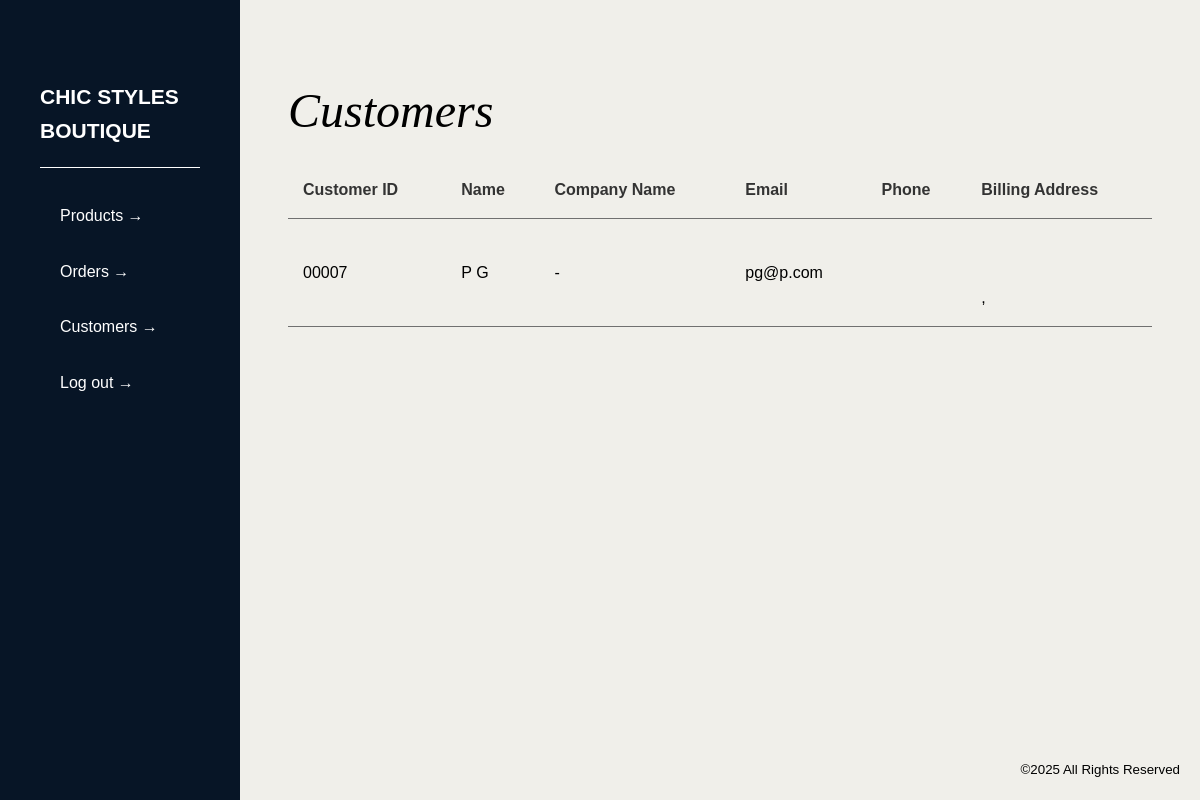
Before: /admin/dashboard/customers.php (signed in) with the older database file.
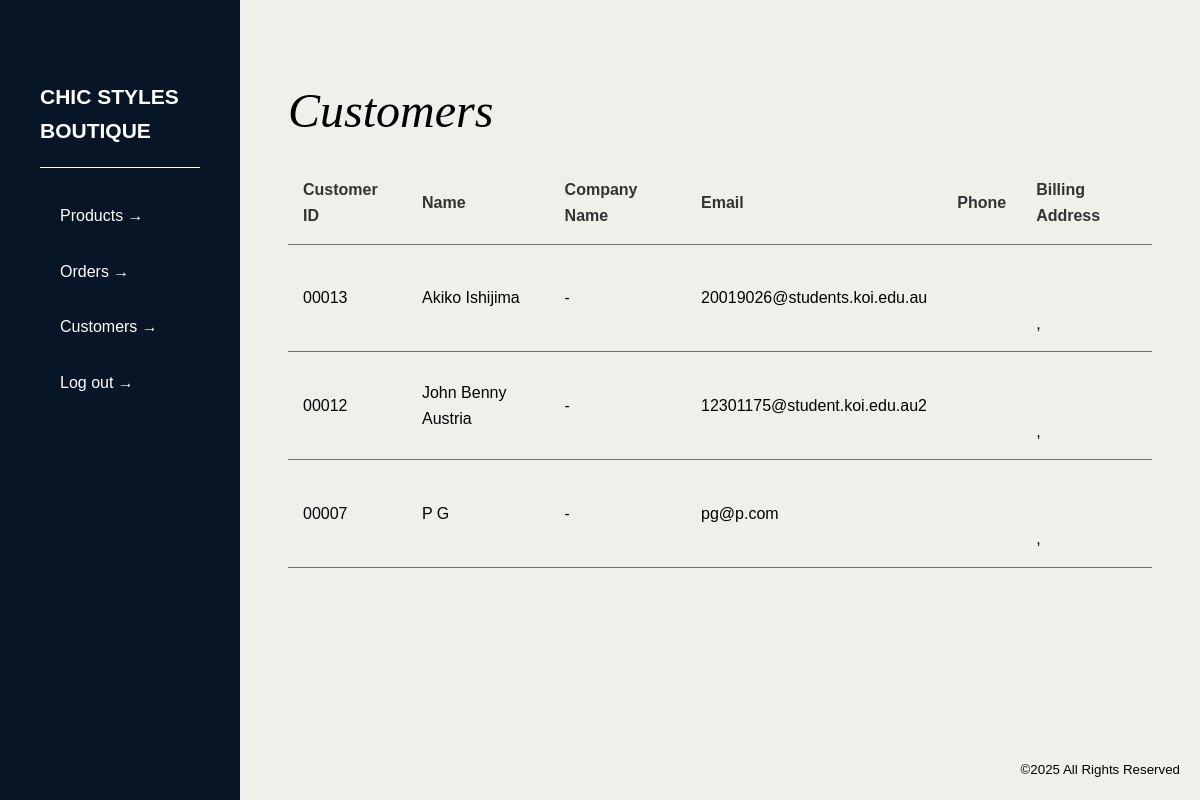
After: the same page with the newer database file.
### tables this page shows
CREATE TABLE `USER` (
  `user_id` int(11) NOT NULL,
  `user_first_name` varchar(30) NOT NULL,
  `user_last_name` varchar(30) NOT NULL,
  `user_password` varchar(150) NOT NULL,
  `user_email` varchar(50) NOT NULL,
  `user_phone` varchar(12) DEFAULT '',
  `user_role_id` int(11) NOT NULL
);

### admin/dashboard/customers.php (the view, shortened to what this page needs)
<?php
require_once '../../db_connection.php';
$sql = "
    SELECT
        u.user_id,
        u.user_first_name,
        u.user_last_name,
        u.user_email,
        u.user_phone,
        b.company_name,
        b.address_line1,
        b.address_line2,
        b.suburb,
        b.state,
        b.postcode,
        b.country
    FROM user u
    LEFT JOIN billing_address b ON u.user_id = b.user_id
    WHERE u.user_role_id = '1' -- Assuming '1' is the role ID for customers
    ORDER BY u.user_first_name ASC
";
$result = $conn->query($sql);
?>
<!DOCTYPE html>
<html lang="en">
<head>
    <link rel="stylesheet" href="../../style.css">
    <link rel="stylesheet" href="admin-dashboard.css">
</head>
<body>
    <div class="flex">
        <?php include 'sidebar.php'; ?>
        <div class="flex2">
            <main>
                <h2>Customers</h2>
                <div class="scrollable-table">
                    <table class="product-table">
                        <thead>
                            <tr>
                                <th>Customer ID</th>
                                <th>Name</th>
                                <th>Company Name</th>
                                <th>Email</th>
                                <th>Phone</th>
                                <th>Billing Address</th>
                            </tr>
                        </thead>
                        <tbody>
                            <?php if ($result->num_rows > 0): ?>
                                <?php while ($customer = $result->fetch_assoc()): ?>
                                    <tr>
                                        <td><?php echo htmlspecialchars(str_pad($customer['user_id'], 5, '0', STR_PAD_LEFT)); ?></td>
                                        <td><?php echo htmlspecialchars($customer['user_first_name'] . ' ' . $customer['user_last_name']); ?></td>
                                        <td><?php echo htmlspecialchars($customer['company_name'] ?? '-'); ?></td>
                                        <td><?php echo htmlspecialchars($customer['user_email']); ?></td>
                                        <td><?php echo htmlspecialchars($customer['user_phone'] ?? '-'); ?></td>
                                        <td>
                                            <?php
                                                echo htmlspecialchars($customer['address_line1'] ?? '') . '<br>' .
                                                     htmlspecialchars($customer['address_line2'] ?? '') . '<br>' .
                                                     htmlspecialchars($customer['suburb'] ?? '') . ', ' .
                                                     htmlspecialchars($customer['state'] ?? '') . ' ' .
                                                     htmlspecialchars($customer['postcode'] ?? '') . '<br>' .
                                                     htmlspecialchars($customer['country'] ?? '');
                                            ?>
                                        </td>
                                    </tr>
                                <?php endwhile; ?>
                            <?php else: ?>
                                <tr>
                                    <td colspan="6">No customers found.</td>
                                </tr>
                            <?php endif; ?>
                        </tbody>
                    </table>
                </div>
            </main>
            <footer>
                <div class="container">
                    <small>©<?php echo date('Y'); ?> All Rights Reserved</small>
                </div>
            </footer>
        </div>
    </div>
</body>
</html>

### admin/dashboard/sidebar.php (shortened to what this page needs)
<aside>
    <div class="fix">
        <h1><a href="<?php echo BASE_URL; ?>admin/dashboard/index.php">CHIC STYLES BOUTIQUE</a></h1>
        <nav>
            <ul>
                <li><a href="<?php echo BASE_URL; ?>admin/dashboard/products.php">Products →</a></li>
                <li><a href="<?php echo BASE_URL; ?>admin/dashboard/orders.php">Orders →</a></li>
                <li><a href="<?php echo BASE_URL; ?>admin/dashboard/customers.php">Customers →</a></li>
                <li><a href="<?php echo BASE_URL; ?>admin/logout.php">Log out →</a></li>
            </ul>
        </nav>
    </div>
</aside>

### style.css (style rules this page uses)
* { margin: 0; padding: 0; box-sizing: border-box; }
html, body { height: 100%; font-size: 16px; font-family: "Montserrat", sans-serif; }
body { line-height: 1.6; background: #fff; color: #000; }
ul, ol { list-style: none; }
a { text-decoration: none; color: inherit; }
table { border-collapse: collapse; border-spacing: 0; }
header, footer, section, article, aside, nav, figure, figcaption { display: block; }
h2 { font-family: "Times New Roman", serif; font-style: italic; font-size: 48px; font-weight: 400; line-height: 1.3; margin-bottom: 20px; text-align: center; margin-top: 10px; }
footer { background-color: #071526; color: #fff; }
footer .container { max-width: 1360px; margin: auto; padding: 80px 20px 20px; }
footer small { display: block; text-align: right; }

### admin/dashboard/admin-dashboard.css (style rules this page uses)
body { background-color: #F0EFEA; }
.flex { display: flex; justify-content: left; height: 100%; }
.flex2 { display: flex; flex-direction: column; justify-content: space-between; width: 100%; margin-left: 20vw; }
footer { background-color: inherit; color: #000; }
footer .container { padding: 20px; }
aside { background-color: #071526; color: #fff; z-index: 1; padding: 80px 40px; width: 20vw; position: fixed; height: 100%; }
aside h1 { border-bottom: 1px solid #fff; margin-bottom: 20px; padding-bottom: 20px; font-size: 21px; }
aside nav ul li a { padding: 15px 20px; display: block; }
main { margin: 80px 0; width: 100%; padding: 0 4vw; }
main h2 { margin: 0 0 20px 0; text-align: left; }
.product-table { width: 100%; border-collapse: collapse; font-size: 16px; text-align: left; }
.product-table th, .product-table td { padding: 15px; border-bottom: 1px solid #707070; }
.product-table th { color: #333; font-weight: 600; }
.product-table td { vertical-align: middle; }

Changed rows visible on the page:
added user: user_id "00013", user_first_name+user_last_name "Akiko Ishijima", company_name "-", user_email "20019026@students.koi.edu.au"
added user: user_id "00012", user_first_name+user_last_name "John Benny Austria", company_name "-", user_email "12301175@student.koi.edu.au2"
